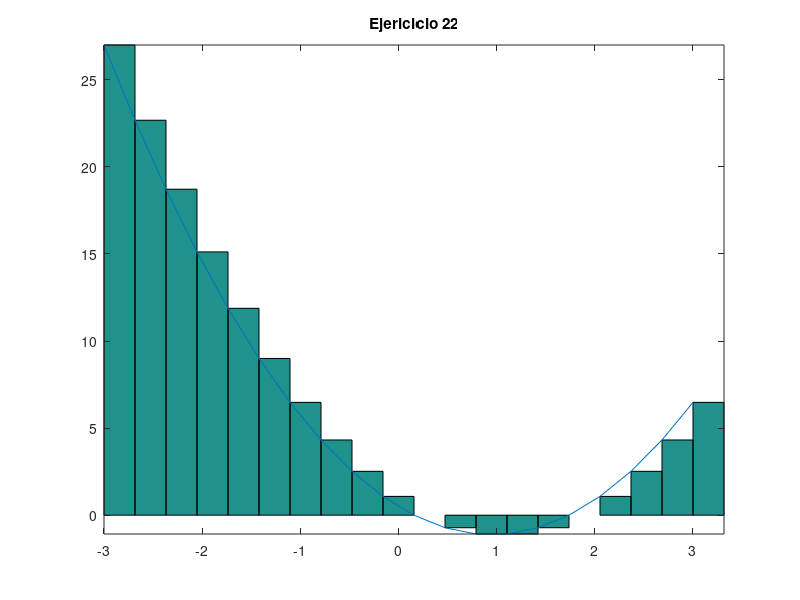

Write the MATLAB code that produced this figure.
% Octave Script
% Title			:Funcion Primitiva ej22.
% Description		:Script para desarrrollar el ejericio22 de la actividad Funcion Primitiva.
% Author		:Orlando Espinoza Valentin (Orlando-Esp) espinozaorlando978@gmail.com
% Date			:20210520
% sion		        :1
% Usage			:octave> /path/Sumas de Riemann,FuncionPrimitivaEj22_OrlandoEspinoza_3202.m
% Notes			:Requiere aplicacion octave-online usar en consola preferentemente. 
%program execution page :https://octave-online.net

clc, clear
%Se define la funcion.
f=@(x,y) (2*x.^2-3*x);
resultado=integral(f, -3,3);
%resultado de la Integral.
fprintf('El valor de la integral es:%2.1f\n',resultado)
%Numero de rectangulos y intervalos.
a = -3;
b =  3;
n = 20;
base = (b-a)/n;
x =a:base:(b-base);
altura=(2*x.^2)-(3*x);
area = base*altura;
x2 = linspace(-3,3,20);
y2 = (2*x.^2)-(3*x);
%Fin y inicio del intervalo.
xa = linspace(-3,3,20);
yab= (2*x.^2)-(3*x);
g = bar(xa,yab,'histc');
hold on
plot(x2,y2);
%Nombre de la grafica. 
title("Ejericicio 22");
axis tight
